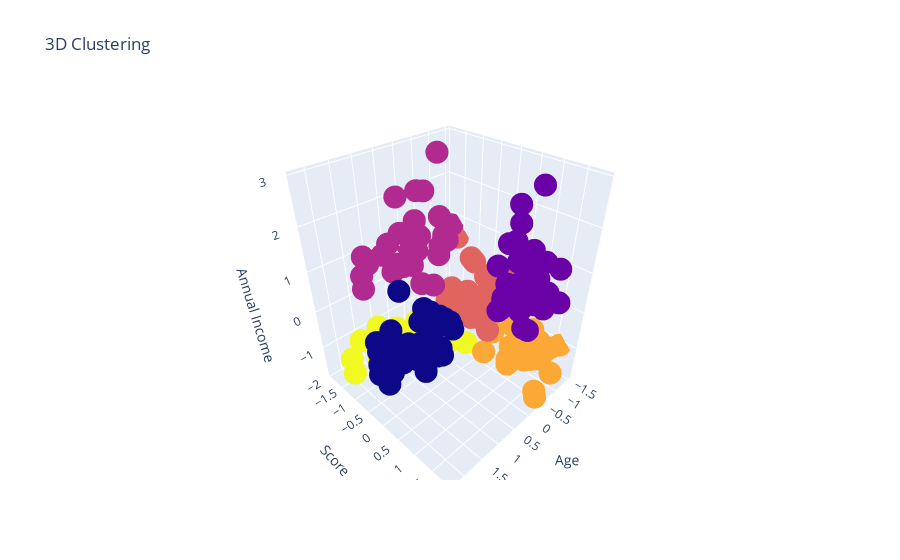

Notebook source saved alongside this figure:
### Code cell
import plotly as py
import plotly.graph_objects as go

trace = go.Scatter3d(
        x = df['age'], y = df['score'], z = df['income'],
        mode='markers',
        marker=dict(
                color = df['cluster'])
        )

data = [trace]
layout = go.Layout(
            title='3D Clustering',
            scene = dict(
                    xaxis=dict(title='Age'),
                    yaxis=dict(title='Score'),
                    zaxis=dict(title='Annual Income')))

fig = go.Figure(data=data, layout=layout)
py.offline.iplot(fig)

### Figure 1 — Plotly figure (JSON) as saved in the notebook; plotly's stock layout.template omitted (floating-point values rounded to 4 significant figures; data arrays with more than 128 entries replaced by an {"elided": "..."} marker saying what was removed)
{"data": [{"marker": {"color": {"elided": "200 int values"}}, "mode": "markers", "type": "scatter3d", "x": {"elided": "200 float values"}, "y": {"elided": "200 float values"}, "z": {"elided": "200 float values"}}], "layout": {"scene": {"xaxis": {"title": {"text": "Age"}}, "yaxis": {"title": {"text": "Score"}}, "zaxis": {"title": {"text": "Annual Income"}}}, "title": {"text": "3D Clustering"}}}
